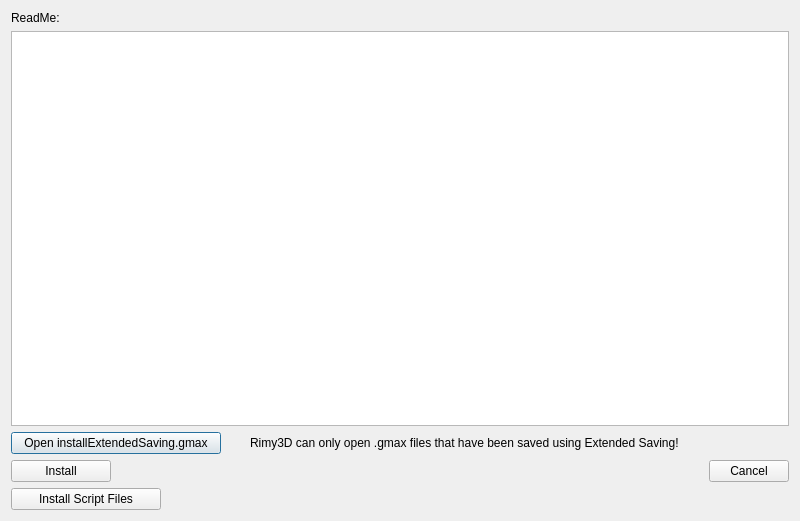
<?xml version="1.0" encoding="UTF-8"?>
<ui version="4.0">
 <class>PluginsDialog</class>
 <widget class="QDialog" name="PluginsDialog">
  <property name="geometry">
   <rect>
    <x>0</x>
    <y>0</y>
    <width>800</width>
    <height>521</height>
   </rect>
  </property>
  <property name="minimumSize">
   <size>
    <width>800</width>
    <height>0</height>
   </size>
  </property>
  <property name="maximumSize">
   <size>
    <width>800</width>
    <height>16777215</height>
   </size>
  </property>
  <property name="font">
   <font>
    <weight>50</weight>
    <bold>false</bold>
   </font>
  </property>
  <property name="windowTitle">
   <string/>
  </property>
  <layout class="QVBoxLayout" name="verticalLayout">
   <item>
    <widget class="QLabel" name="label">
     <property name="text">
      <string>ReadMe:</string>
     </property>
    </widget>
   </item>
   <item>
    <widget class="QPlainTextEdit" name="plainTextEdit">
     <property name="font">
      <font>
       <family>Fixedsys</family>
       <pointsize>9</pointsize>
      </font>
     </property>
     <property name="readOnly">
      <bool>true</bool>
     </property>
    </widget>
   </item>
   <item>
    <layout class="QHBoxLayout" name="horizontalLayout_3">
     <item>
      <layout class="QVBoxLayout" name="verticalLayout_2">
       <item>
        <widget class="QWidget" name="wGmax" native="true">
         <layout class="QHBoxLayout" name="horizontalLayout">
          <property name="margin">
           <number>0</number>
          </property>
          <item>
           <widget class="QPushButton" name="pushButton">
            <property name="minimumSize">
             <size>
              <width>210</width>
              <height>0</height>
             </size>
            </property>
            <property name="text">
             <string>Open installExtendedSaving.gmax</string>
            </property>
            <property name="flat">
             <bool>false</bool>
            </property>
           </widget>
          </item>
          <item>
           <spacer name="horizontalSpacer_2">
            <property name="orientation">
             <enum>Qt::Horizontal</enum>
            </property>
            <property name="sizeHint" stdset="0">
             <size>
              <width>40</width>
              <height>20</height>
             </size>
            </property>
           </spacer>
          </item>
          <item>
           <widget class="QLabel" name="label_2">
            <property name="font">
             <font>
              <weight>50</weight>
              <italic>false</italic>
              <bold>false</bold>
             </font>
            </property>
            <property name="text">
             <string>Rimy3D can only open .gmax files that have been saved using Extended Saving!</string>
            </property>
           </widget>
          </item>
          <item>
           <spacer name="horizontalSpacer">
            <property name="orientation">
             <enum>Qt::Horizontal</enum>
            </property>
            <property name="sizeHint" stdset="0">
             <size>
              <width>40</width>
              <height>20</height>
             </size>
            </property>
           </spacer>
          </item>
         </layout>
        </widget>
       </item>
       <item>
        <widget class="QWidget" name="wMax" native="true">
         <layout class="QHBoxLayout" name="horizontalLayout_4">
          <property name="margin">
           <number>0</number>
          </property>
          <item>
           <widget class="QPushButton" name="pushButton_4">
            <property name="minimumSize">
             <size>
              <width>100</width>
              <height>0</height>
             </size>
            </property>
            <property name="text">
             <string>Install</string>
            </property>
           </widget>
          </item>
          <item>
           <spacer name="horizontalSpacer_4">
            <property name="orientation">
             <enum>Qt::Horizontal</enum>
            </property>
            <property name="sizeHint" stdset="0">
             <size>
              <width>40</width>
              <height>20</height>
             </size>
            </property>
           </spacer>
          </item>
         </layout>
        </widget>
       </item>
       <item>
        <widget class="QWidget" name="wBlender" native="true">
         <property name="minimumSize">
          <size>
           <width>0</width>
           <height>0</height>
          </size>
         </property>
         <layout class="QHBoxLayout" name="horizontalLayout_2">
          <property name="margin">
           <number>0</number>
          </property>
          <item>
           <widget class="QPushButton" name="pushButton_3">
            <property name="minimumSize">
             <size>
              <width>150</width>
              <height>0</height>
             </size>
            </property>
            <property name="text">
             <string>Install Script Files</string>
            </property>
           </widget>
          </item>
          <item>
           <spacer name="horizontalSpacer_3">
            <property name="orientation">
             <enum>Qt::Horizontal</enum>
            </property>
            <property name="sizeHint" stdset="0">
             <size>
              <width>40</width>
              <height>20</height>
             </size>
            </property>
           </spacer>
          </item>
         </layout>
        </widget>
       </item>
      </layout>
     </item>
     <item>
      <widget class="QPushButton" name="pushButton_2">
       <property name="minimumSize">
        <size>
         <width>80</width>
         <height>0</height>
        </size>
       </property>
       <property name="text">
        <string>Cancel</string>
       </property>
      </widget>
     </item>
    </layout>
   </item>
  </layout>
 </widget>
 <resources/>
 <connections/>
</ui>
